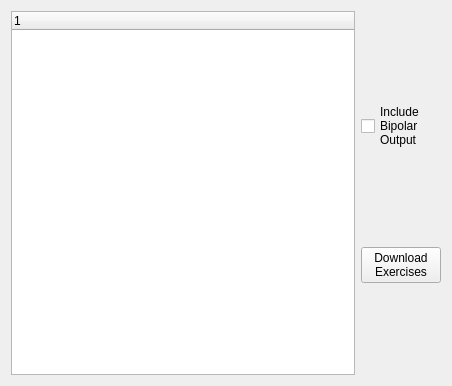
<?xml version="1.0" encoding="UTF-8"?>
<ui version="4.0">
 <class>V800Main</class>
 <widget class="QWidget" name="V800Main">
  <property name="geometry">
   <rect>
    <x>0</x>
    <y>0</y>
    <width>452</width>
    <height>386</height>
   </rect>
  </property>
  <property name="windowTitle">
   <string>V800Main</string>
  </property>
  <layout class="QGridLayout" name="gridLayout">
   <item row="0" column="0">
    <layout class="QHBoxLayout" name="horizontalLayout">
     <item>
      <widget class="QTreeWidget" name="exerciseTree">
       <column>
        <property name="text">
         <string notr="true">1</string>
        </property>
       </column>
      </widget>
     </item>
     <item>
      <layout class="QVBoxLayout" name="verticalLayout">
       <item>
        <widget class="QCheckBox" name="bipolarChk">
         <property name="text">
          <string>Include
Bipolar 
Output</string>
         </property>
        </widget>
       </item>
       <item>
        <widget class="QPushButton" name="downloadBtn">
         <property name="text">
          <string>Download
Exercises</string>
         </property>
        </widget>
       </item>
      </layout>
     </item>
    </layout>
   </item>
  </layout>
 </widget>
 <layoutdefault spacing="6" margin="11"/>
 <resources/>
 <connections/>
</ui>
